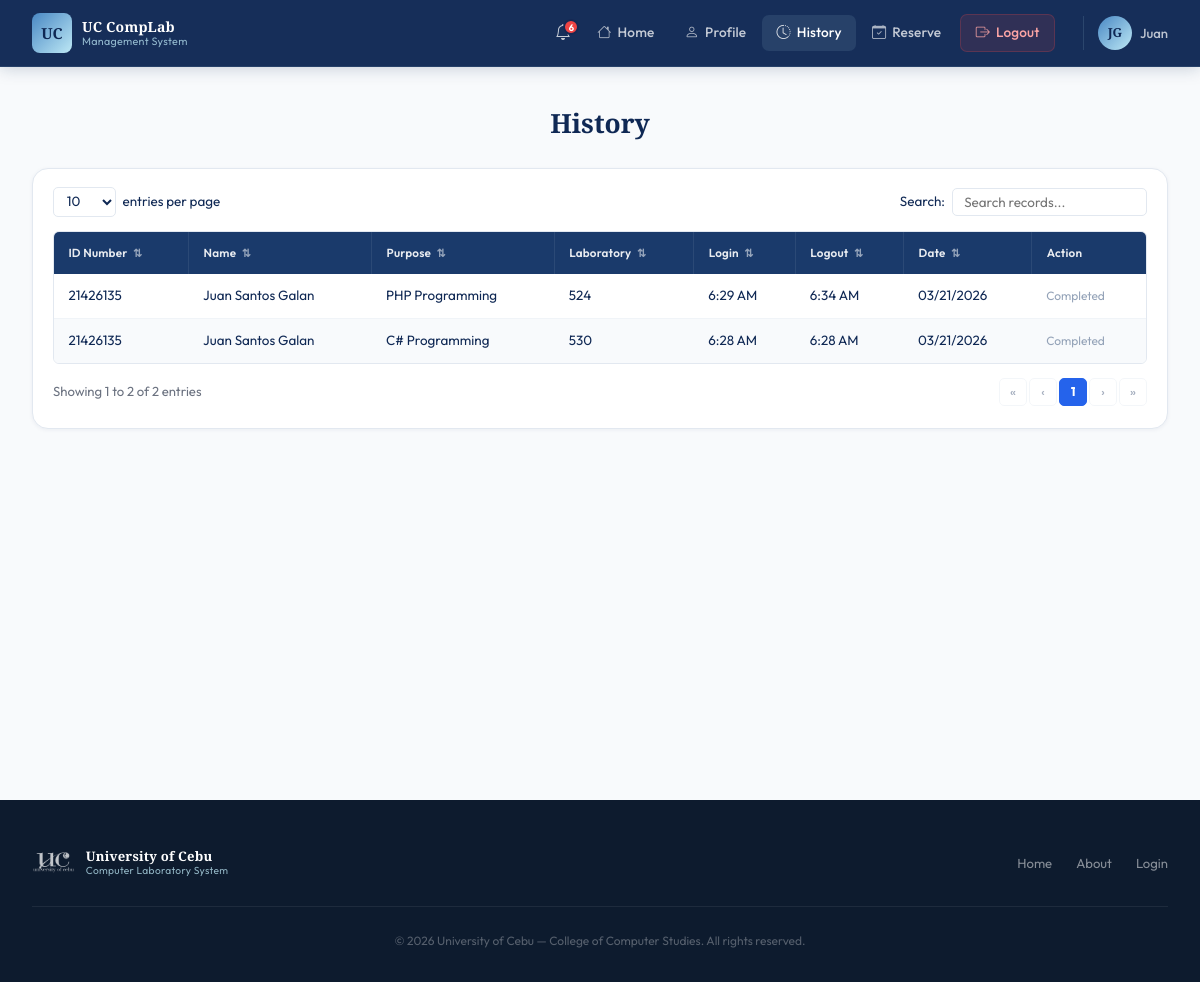
The page /pages/history.php (signed in) on the database its author committed.
### tables this page shows
CREATE TABLE sit_in_logs (
            id          INTEGER PRIMARY KEY AUTOINCREMENT,
            user_id     INTEGER NOT NULL,
            lab_room    TEXT    NOT NULL,
            purpose     TEXT,
            login_time  DATETIME DEFAULT CURRENT_TIMESTAMP,
            logout_time DATETIME, status TEXT DEFAULT 'active',
            FOREIGN KEY (user_id) REFERENCES users(id) ON DELETE CASCADE
        );

CREATE TABLE users (
            id           INTEGER PRIMARY KEY AUTOINCREMENT,
            first_name   TEXT    NOT NULL,
            last_name    TEXT    NOT NULL,
            middle_name  TEXT,
            student_id   TEXT    UNIQUE NOT NULL,
            course       TEXT    NOT NULL,
            course_level INTEGER NOT NULL,
            email        TEXT    UNIQUE NOT NULL,
            address      TEXT    NOT NULL,
            password     TEXT    NOT NULL,
            created_at   DATETIME DEFAULT CURRENT_TIMESTAMP
        , remaining_sessions INTEGER DEFAULT 30, profile_picture TEXT);

### pages/history.php (the view, shortened to what this page needs)
<?php
$base = '../';
$db  = getDB();
$uid = $_SESSION['user_id'];
$sitStmt = $db->prepare("
    SELECT u.student_id,
           u.first_name||' '||COALESCE(u.middle_name||' ','')||u.last_name AS full_name,
           s.purpose, s.lab_room, s.login_time, s.logout_time,
           DATE(s.login_time) AS log_date, s.id
    FROM sit_in_logs s
    JOIN users u ON u.id = s.user_id
    WHERE s.user_id = ?
    ORDER BY s.login_time DESC
");
$sitStmt->execute([$uid]);
$logs = $sitStmt->fetchAll();
require_once __DIR__ . '/../includes/header.php';
echo '<link rel="stylesheet" href="' . $base . 'assets/css/user.css">';
echo '<link rel="stylesheet" href="' . $base . 'assets/css/history.css">';
require_once __DIR__ . '/../includes/user-navbar.php';
?>
<div class="user-page">
  <div class="user-page-inner">
    <h1 class="hist-title">History</h1>
    <div class="hist-card">
      <div class="hist-controls">
        <div class="hist-entries">
          <select id="entriesSelect" class="hist-entries-select">
            <option value="10">10</option>
          </select>
          <span>entries per page</span>
        </div>
        <div class="hist-search">
          <label>Search:</label>
          <input type="text" id="histSearch" class="hist-search-input" placeholder="Search records..." />
        </div>
      </div>
      <div class="hist-table-wrap">
        <table class="hist-table" id="histTable">
          <thead>
            <tr>
              <th class="sortable" data-col="0">ID Number <span class="sort-icon">⇅</span></th>
              <th class="sortable" data-col="1">Name <span class="sort-icon">⇅</span></th>
              <th class="sortable" data-col="2">Purpose <span class="sort-icon">⇅</span></th>
              <th class="sortable" data-col="3">Laboratory <span class="sort-icon">⇅</span></th>
              <th class="sortable" data-col="4">Login <span class="sort-icon">⇅</span></th>
              <th class="sortable" data-col="5">Logout <span class="sort-icon">⇅</span></th>
              <th class="sortable" data-col="6">Date <span class="sort-icon">⇅</span></th>
              <th>Action</th>
            </tr>
          </thead>
          <tbody id="histBody">
            <?php if (empty($logs)): ?>
              <tr class="hist-empty-row"><td colspan="8">No sit-in records found.</td></tr>
            <?php else: ?>
              <?php foreach ($logs as $row): ?>
                <tr class="hist-row">
                  <td><?= htmlspecialchars($row['student_id']) ?></td>
                  <td><?= htmlspecialchars($row['full_name']) ?></td>
                  <td><?= htmlspecialchars($row['purpose'] ?? '—') ?></td>
                  <td><?= htmlspecialchars($row['lab_room']) ?></td>
                  <td><?= $row['login_time']  ? date('g:i A', strtotime($row['login_time']))  : '—' ?></td>
                  <td><?= $row['logout_time'] ? date('g:i A', strtotime($row['logout_time'])) : '<span class="hist-active">Active</span>' ?></td>
                  <td><?= date('m/d/Y', strtotime($row['log_date'])) ?></td>
                  <td>
                    <?php if (!$row['logout_time']): ?>
                      <a href="?logout_id=<?= (int)$row['id'] ?>" class="hist-action-btn"
                         onclick="return confirm('Log out of this session?')">
                        <i class="bi bi-door-open"></i> Logout
                      </a>
                    <?php else: ?>
                      <span style="font-size:0.75rem; color:#94a3b8;">Completed</span>
                    <?php endif; ?>
                  </td>
                </tr>
              <?php endforeach; ?>
            <?php endif; ?>
          </tbody>
        </table>
      </div>
      <div class="hist-footer">
        <div class="hist-info" id="histInfo">Showing 0 to 0 of 0 entries</div>
        <div class="hist-pagination" id="histPagination"></div>
      </div>
    </div>
  </div>
</div>
<?php require_once __DIR__ . '/../includes/footer.php'; ?>

### assets/css/style.css (style rules this page uses)
:root { --navy: #0F2854; --blue: #1C4D8D; --mid: #4988C4; --light: #BDE8F5; --white: #FFFFFF; --gray-50: #F8FAFC; --gray-100:#F0F4F8; --gray-200:#E2E8F0; --gray-400:#94A3B8; --gray-600:#475569; --gray-900:#0D1B2E; --font-display: 'Playfair Display', Georgia, serif; --font-body: 'Outfit', sans-serif; --shadow-xs: 0 1px 3px rgba(15,40,84,0.08); --shadow-sm: 0 2px 8px rgba(15,40,84,0.10); --shadow-md: 0 8px 30px rgba(15,40,84,0.14); --shadow-lg: 0 20px 60px rgba(15,40,84,0.22); --radius: 10px; --radius-lg: 16px; --transition: all 0.25s cubic-bezier(0.4, 0, 0.2, 1); }
*, *::before, *::after { box-sizing: border-box; margin: 0; padding: 0; }
html { scroll-behavior: smooth; }
body { font-family: var(--font-body); background: var(--white); color: var(--navy); line-height: 1.6; overflow-x: hidden; -webkit-font-smoothing: antialiased; }

### assets/css/user.css (style rules this page uses)
.user-page { min-height: 100vh; background: var(--gray-50); padding-top: 66px; }
.user-page-inner { max-width: 1280px; margin: 0 auto; padding: 2.25rem 2rem; }

### assets/css/history.css (style rules this page uses)
.hist-title { font-family: var(--font-display); font-size: 1.65rem; font-weight: 800; color: var(--navy); text-align: center; margin-bottom: 1.5rem; }
.hist-card { background: var(--white); border: 1px solid var(--gray-200); border-radius: var(--radius-lg); box-shadow: 0 1px 4px rgba(15,40,84,0.06); padding: 1.1rem 1.25rem 1.4rem; }
.hist-controls { display: flex; align-items: center; justify-content: space-between; margin-bottom: 0.875rem; flex-wrap: wrap; gap: 0.65rem; }
.hist-entries { display: flex; align-items: center; gap: 7px; font-size: 0.84rem; color: var(--navy); }
.hist-entries-select { padding: 0.32rem 0.55rem; border: 1.5px solid var(--gray-200); border-radius: 5px; font-family: var(--font-body); font-size: 0.84rem; color: var(--navy); background: var(--white); cursor: pointer; outline: none; }
.hist-search { display: flex; align-items: center; gap: 7px; font-size: 0.84rem; color: var(--navy); }
.hist-search-input { padding: 0.32rem 0.7rem; border: 1.5px solid var(--gray-200); border-radius: 5px; font-family: var(--font-body); font-size: 0.84rem; color: var(--navy); outline: none; transition: border-color 0.18s; width: 195px; }
.hist-table-wrap { overflow-x: auto; border-radius: 6px; border: 1px solid var(--gray-200); }
.hist-table { width: 100%; border-collapse: collapse; font-size: 0.84rem; }
.hist-table thead tr { background: #1a3a6b; }
.hist-table thead th { padding: 0.72rem 0.9rem; text-align: left; font-size: 0.73rem; font-weight: 600; color: rgba(255,255,255,0.90); white-space: nowrap; user-select: none; border-right: 1px solid rgba(255,255,255,0.08); letter-spacing: 0.2px; }
.hist-table thead th:last-child { border-right: none; }
.hist-table thead th.sortable { cursor: pointer; transition: background 0.14s; }
.sort-icon { font-size: 0.68rem; opacity: 0.60; margin-left: 3px; }
.hist-table tbody tr { border-bottom: 1px solid var(--gray-100); transition: background 0.12s; }
.hist-table tbody tr:last-child { border-bottom: none; }
.hist-table tbody tr:nth-child(even) { background: var(--gray-50); }
.hist-table tbody td { padding: 0.7rem 0.9rem; color: var(--navy); vertical-align: middle; font-size: 0.84rem; }
.hist-footer { display: flex; align-items: center; justify-content: space-between; margin-top: 0.875rem; flex-wrap: wrap; gap: 0.65rem; }
.hist-info { font-size: 0.82rem; color: #6b7280; }
.hist-pagination { display: flex; align-items: center; gap: 2px; }

### rows shown on the page
sit_in_logs: user.student_id "21426135", full_name "Juan Santos Galan", purpose "PHP Programming", lab_room "524", login_time "6:29 AM", logout_time "6:34 AM", log_date "03/21/2026", shows "Completed"
sit_in_logs: user.student_id "21426135", full_name "Juan Santos Galan", purpose "C# Programming", lab_room "530", login_time "6:28 AM", logout_time "6:28 AM", log_date "03/21/2026", shows "Completed"

### other values the page prints
$_unread "6"
$_initials "JG"
$_currentUser['first_name'] "Juan"
